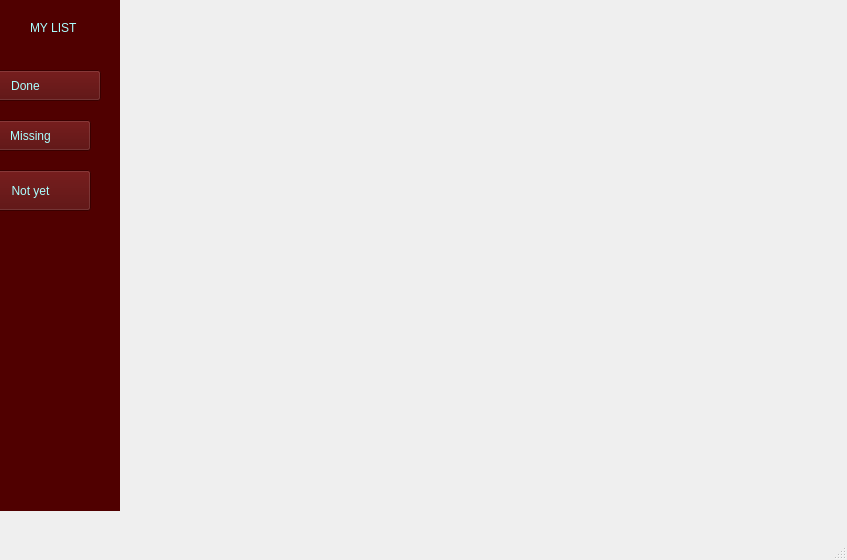
<?xml version="1.0" encoding="UTF-8"?>
<ui version="4.0">
 <class>MainWindow</class>
 <widget class="QMainWindow" name="MainWindow">
  <property name="geometry">
   <rect>
    <x>0</x>
    <y>0</y>
    <width>847</width>
    <height>560</height>
   </rect>
  </property>
  <property name="windowTitle">
   <string>MainWindow</string>
  </property>
  <widget class="QWidget" name="centralwidget">
   <widget class="QWidget" name="widget" native="true">
    <property name="geometry">
     <rect>
      <x>0</x>
      <y>0</y>
      <width>120</width>
      <height>511</height>
     </rect>
    </property>
    <property name="styleSheet">
     <string notr="true">background : rgb(80, 0, 0)</string>
    </property>
    <widget class="QPushButton" name="done">
     <property name="geometry">
      <rect>
       <x>-50</x>
       <y>70</y>
       <width>151</width>
       <height>31</height>
      </rect>
     </property>
     <property name="styleSheet">
      <string notr="true">color : rgb(170, 255, 255);
font: 11pt &quot;MS Shell Dlg 2&quot;;</string>
     </property>
     <property name="text">
      <string>Done</string>
     </property>
    </widget>
    <widget class="QPushButton" name="miss">
     <property name="geometry">
      <rect>
       <x>-30</x>
       <y>120</y>
       <width>121</width>
       <height>31</height>
      </rect>
     </property>
     <property name="styleSheet">
      <string notr="true">color :rgb(170, 255, 255);
font: 11pt &quot;MS Shell Dlg 2&quot;;</string>
     </property>
     <property name="text">
      <string>Missing</string>
     </property>
    </widget>
    <widget class="QPushButton" name="notyet">
     <property name="geometry">
      <rect>
       <x>-30</x>
       <y>170</y>
       <width>121</width>
       <height>41</height>
      </rect>
     </property>
     <property name="styleSheet">
      <string notr="true">color :rgb(170, 255, 255);
font: 11pt &quot;MS Shell Dlg 2&quot;;</string>
     </property>
     <property name="text">
      <string>Not yet</string>
     </property>
    </widget>
    <widget class="QLabel" name="label">
     <property name="geometry">
      <rect>
       <x>30</x>
       <y>20</y>
       <width>91</width>
       <height>16</height>
      </rect>
     </property>
     <property name="styleSheet">
      <string notr="true">color : rgb(170, 255, 255);
font: 11pt &quot;MS Shell Dlg 2&quot;;</string>
     </property>
     <property name="text">
      <string>MY LIST</string>
     </property>
    </widget>
   </widget>
  </widget>
  <widget class="QStatusBar" name="statusbar"/>
 </widget>
 <resources/>
 <connections/>
</ui>
